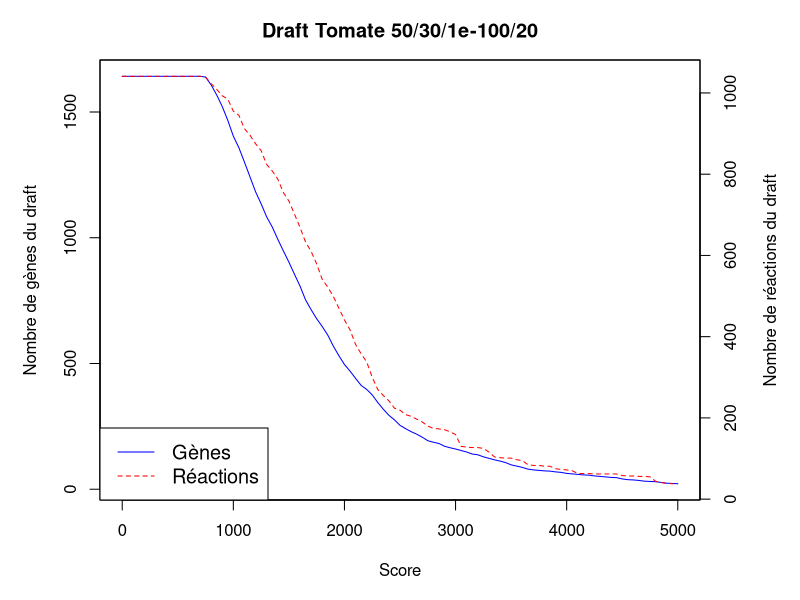
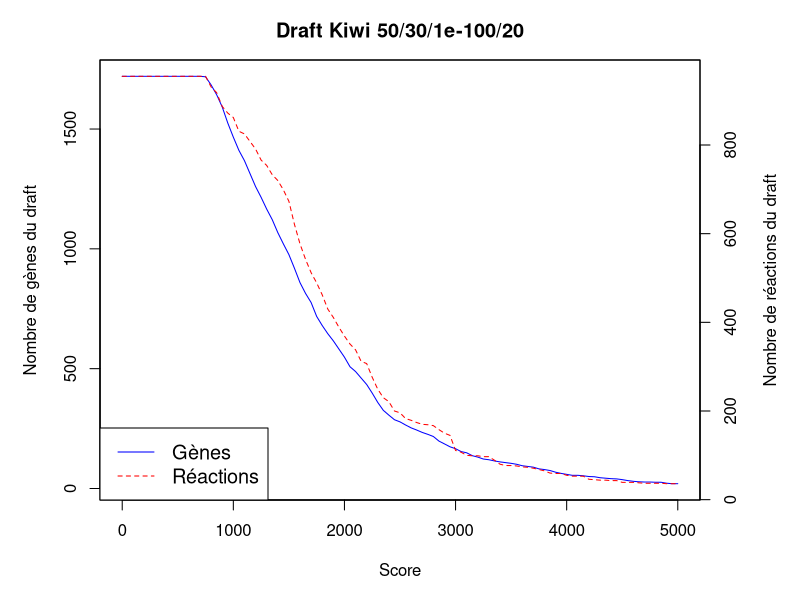
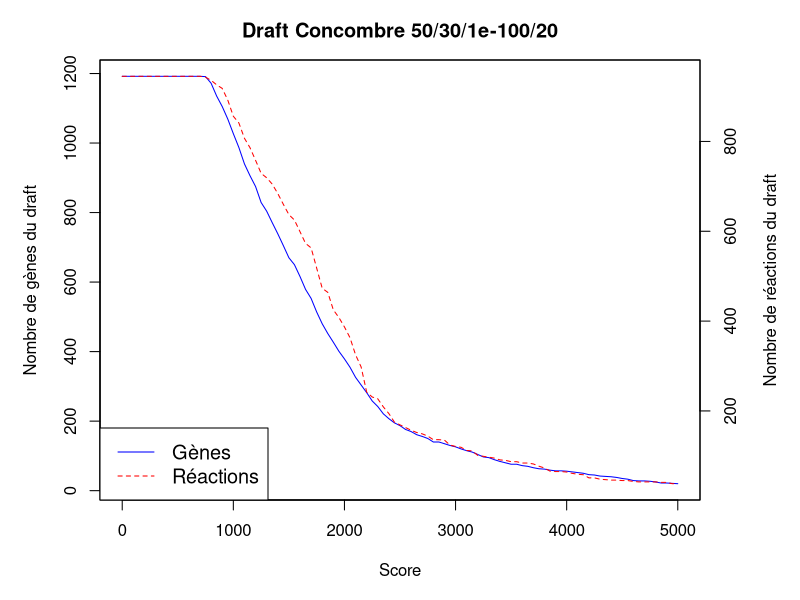
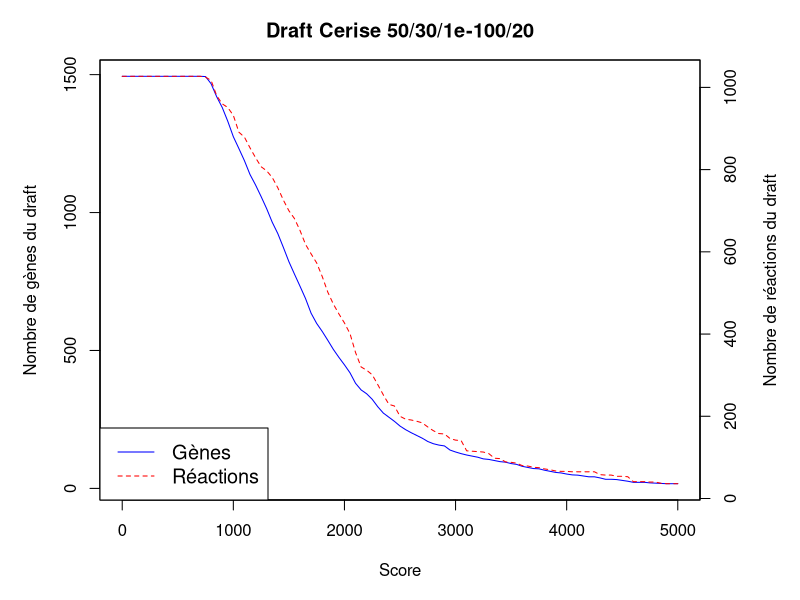
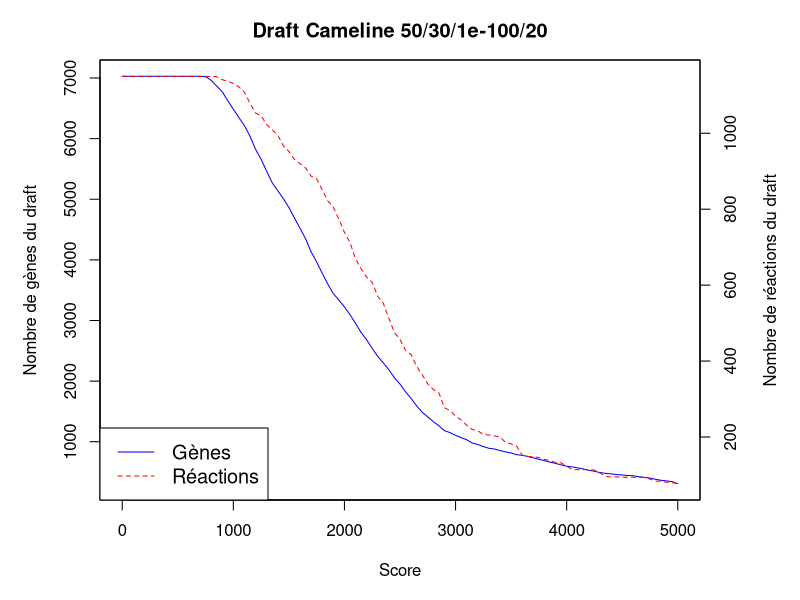

Write R code to recreate these figures, in order.
setwd("~/INRAE/Work/Plant-GEMs")
data_kiw = read.csv("Data/Treshold_50_30_1e-100_20_Score/KiwiTreshold.csv", sep=',', header=TRUE)
data_tom = read.csv("Data/Treshold_50_30_1e-100_20_Score/TomatoTreshold.csv", sep=',', header=TRUE)
data_cuc = read.csv("Data/Treshold_50_30_1e-100_20_Score/CucumberTreshold.csv", sep=',', header=TRUE)
data_che = read.csv("Data/Treshold_50_30_1e-100_20_Score/CherryTreshold.csv", sep=',', header=TRUE)
data_cam = read.csv("Data/Treshold_50_30_1e-100_20_Score/CamelinaTreshold.csv", sep=',', header=TRUE)

#Tomato double y axis
dataFrame = data_tom
par(mar = c(5, 5, 3, 5))
plot(dataFrame$Score, dataFrame$Nb.genes, type = "l", pch = 19,
     col = "blue", xlab = "Score", ylab = "Nombre de gènes du draft")
par(new = TRUE)
plot(dataFrame$Nb.reactions, type = "l", pch = 19,
     col = "red", lty = 2, xaxt = "n", yaxt = "n", xlab = "", ylab = "")
axis(side = 4)
mtext("Nombre de réactions du draft", side = 4, line = 3)
legend("bottomleft", c("Gènes", "Réactions"), col = c("blue", "red"), lty = c(1, 2), cex = 1.2)
title("Draft Tomate 50/30/1e-100/20")

#Kiwi double y axis
dataFrame = data_kiw
par(mar = c(5, 5, 3, 5))
plot(dataFrame$Score, dataFrame$Nb.genes, type = "l", pch = 19,
     col = "blue", xlab = "Score", ylab = "Nombre de gènes du draft")
par(new = TRUE)
plot(dataFrame$Nb.reactions, type = "l", pch = 19,
     col = "red", lty = 2, xaxt = "n", yaxt = "n", xlab = "", ylab = "")
axis(side = 4)
mtext("Nombre de réactions du draft", side = 4, line = 3)
legend("bottomleft", c("Gènes", "Réactions"), col = c("blue", "red"), lty = c(1, 2), cex = 1.2)
title("Draft Kiwi 50/30/1e-100/20")

#Cucumber double y axis
dataFrame = data_cuc
par(mar = c(5, 5, 3, 5))
plot(dataFrame$Score, dataFrame$Nb.genes, type = "l", pch = 19,
     col = "blue", xlab = "Score", ylab = "Nombre de gènes du draft")
par(new = TRUE)
plot(dataFrame$Nb.reactions, type = "l", pch = 19,
     col = "red", lty = 2, xaxt = "n", yaxt = "n", xlab = "", ylab = "")
axis(side = 4)
mtext("Nombre de réactions du draft", side = 4, line = 3)
legend("bottomleft", c("Gènes", "Réactions"), col = c("blue", "red"), lty = c(1, 2), cex = 1.2)
title("Draft Concombre 50/30/1e-100/20")

#Cherry double y axis
dataFrame = data_che
par(mar = c(5, 5, 3, 5))
plot(dataFrame$Score, dataFrame$Nb.genes, type = "l", pch = 19,
     col = "blue", xlab = "Score", ylab = "Nombre de gènes du draft")
par(new = TRUE)
plot(dataFrame$Nb.reactions, type = "l", pch = 19,
     col = "red", lty = 2, xaxt = "n", yaxt = "n", xlab = "", ylab = "")
axis(side = 4)
mtext("Nombre de réactions du draft", side = 4, line = 3)
legend("bottomleft", c("Gènes", "Réactions"), col = c("blue", "red"), lty = c(1, 2), cex = 1.2)
title("Draft Cerise 50/30/1e-100/20")

#Camelina double y axis
dataFrame = data_cam
par(mar = c(5, 5, 3, 5))
plot(dataFrame$Score, dataFrame$Nb.genes, type = "l", pch = 19,
     col = "blue", xlab = "Score", ylab = "Nombre de gènes du draft")
par(new = TRUE)
plot(dataFrame$Nb.reactions, type = "l", pch = 19,
     col = "red", lty = 2, xaxt = "n", yaxt = "n", xlab = "", ylab = "")
axis(side = 4)
mtext("Nombre de réactions du draft", side = 4, line = 3)
legend("bottomleft", c("Gènes", "Réactions"), col = c("blue", "red"), lty = c(1, 2), cex = 1.2)
title("Draft Cameline 50/30/1e-100/20")


# #Tomato
# dataFrame = data_tom
# min(dataFrame[,2:3])
# plot(dataFrame$EValue..1e.x., dataFrame$Nb.genes, type = "l", pch = 19,
#      col = "red", xlab = "E-Value (1e-X)", ylab = "Quantité de genes/reactions conservés",
#      ylim = c(min(dataFrame[,2:3]), max(dataFrame[,2:3])))
# lines(dataFrame$EValue..1e.x., dataFrame$Nb.reactions, type = "l", pch = 19,
#       col = "blue", lty = 2)
# legend("bottomleft", legend=c("Gènes", "Réactions"),
#        col=c("red", "blue"), lty = 1:2, cex=1.2)
# title("Tomato 80/20")
# 
# #Kiwi
# dataFrame = data_kiw
# plot(dataFrame$EValue..1e.x., dataFrame$Nb.genes, type = "l", pch = 19,
#      col = "red", xlab = "E-Value (1e-X)", ylab = "Quantité de genes/reactions conservés",
#      ylim = c(min(dataFrame[,2:3]), max(dataFrame[,2:3])))
# lines(dataFrame$EValue..1e.x., dataFrame$Nb.reactions, type = "l", pch = 19,
#       col = "blue", lty = 2)
# legend("bottomleft", legend=c("Gènes", "Réactions"),
#        col=c("red", "blue"), lty = 1:2, cex=1.2)
# title("Kiwi 80/20")
# 
# #Cucumber
# dataFrame = data_cuc
# plot(dataFrame$EValue..1e.x., dataFrame$Nb.genes, type = "l", pch = 19,
#      col = "red", xlab = "E-Value (1e-X)", ylab = "Quantité de genes/reactions conservés",
#      ylim = c(min(dataFrame[,2:3]), max(dataFrame[,2:3])))
# lines(dataFrame$EValue..1e.x., dataFrame$Nb.reactions, type = "l", pch = 19,
#       col = "blue", lty = 2)
# legend("bottomleft", legend=c("Gènes", "Réactions"),
#        col=c("red", "blue"), lty = 1:2, cex=1.2)
# title("Cucumber 80/20")
# 
# #Cherry
# dataFrame = data_che
# plot(dataFrame$EValue..1e.x., dataFrame$Nb.genes, type = "l", pch = 19,
#      col = "red", xlab = "E-Value (1e-X)", ylab = "Quantité de genes/reactions conservés",
#      ylim = c(min(dataFrame[,2:3]), max(dataFrame[,2:3])))
# lines(dataFrame$EValue..1e.x., dataFrame$Nb.reactions, type = "l", pch = 19,
#       col = "blue", lty = 2)
# legend("bottomleft", legend=c("Gènes", "Réactions"),
#        col=c("red", "blue"), lty = 1:2, cex=1.2)
# title("Cherry 80/20")
# 
# #Cameline
# dataFrame = data_cam
# plot(dataFrame$EValue..1e.x., dataFrame$Nb.genes, type = "l", pch = 19,
#      col = "red", xlab = "E-Value (1e-X)", ylab = "Quantité de genes/reactions conservés",
#      ylim = c(min(dataFrame[,2:3]), max(dataFrame[,2:3])))
# lines(dataFrame$EValue..1e.x., dataFrame$Nb.reactions, type = "l", pch = 19,
#       col = "blue", lty = 2)
# legend("bottomleft", legend=c("Gènes", "Réactions"),
#        col=c("red", "blue"), lty = 1:2, cex=1.2)
# title("Camelina 80/20")
